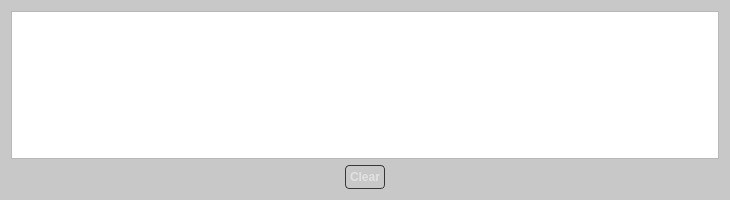
<?xml version="1.0" encoding="UTF-8"?>
<ui version="4.0">
 <class>Widget</class>
 <widget class="QWidget" name="Widget">
  <property name="enabled">
   <bool>true</bool>
  </property>
  <property name="geometry">
   <rect>
    <x>0</x>
    <y>0</y>
    <width>730</width>
    <height>200</height>
   </rect>
  </property>
  <property name="minimumSize">
   <size>
    <width>230</width>
    <height>180</height>
   </size>
  </property>
  <property name="maximumSize">
   <size>
    <width>800</width>
    <height>200</height>
   </size>
  </property>
  <property name="windowTitle">
   <string>Widget</string>
  </property>
  <property name="styleSheet">
   <string notr="true">QPushButton {
padding: 4px;
border-radius: 4px;
border: 1px solid rgba(55, 55, 55);
font-weight: bold;

background: qlineargradient(x1: 0, y1: 0, x2: 0, y2: 1,
stop: 0.01 rgba(120, 120, 120),
stop: 0.05 rgba(150, 150, 150),
stop: 0.5 rgba(120, 120, 120),
stop: 0.52 rgba(80, 80, 80),
stop: 0.9 rgba(50, 50, 50),
stop: 1.0 rgba(50, 50, 50));
color: rgba(225, 225, 225);
}

QPushButton:pressed {
background: qlineargradient(x1:0, y1:0, x2: 0, y2:1,
stop: 0.0 rgba(25, 25, 25),
stop: 0.05 rgba(25, 25, 25),
stop: 0.15 rgba(75, 75, 75),
stop: 0.85 rgba(25, 25, 25),
stop: 1.0 rgba(0, 0, 0));
color: rgba(200, 200, 200);
}

QPushButton:disabled {
background:qlineargradient(x1:0, y1:0, x2: 0, y2:1,
stop: 0.0 rgba(50, 50, 50),
stop: 0.05 rgba(100, 100, 100),
stop: 0.15 rgba(150, 150, 150),
stop: 0.85 rgba(100, 100, 100),
stop: 1.0 rgba(50, 50, 50));
}


#Widget {
	background: rgba(200, 200, 200);
border-top-left-radius: 4px;
border-top-right-radius: 4px;
border-bottom-left-radius: 2px;
border-bottom-right-radius: 2px;
background: qlineargradient(x1:0, y1:0, x2:0, y2:1,
stop: 0.0 rgba(125, 125, 125),
stop: 0.02 rgba(200, 200, 200),
stop: 0.98 rgba(200, 200, 200),
stop: 1.0 rgba(125, 125, 125));
}

QGridLayout {
border: 1px solid rgba(175, 175, 175);
border-radius: 4px;
margin: 10px;
}

</string>
  </property>
  <layout class="QGridLayout" name="gridLayout">
   <item row="2" column="0">
    <spacer name="horizontalSpacer_2">
     <property name="orientation">
      <enum>Qt::Horizontal</enum>
     </property>
     <property name="sizeHint" stdset="0">
      <size>
       <width>40</width>
       <height>20</height>
      </size>
     </property>
    </spacer>
   </item>
   <item row="2" column="1">
    <widget class="QPushButton" name="pushButton">
     <property name="sizePolicy">
      <sizepolicy hsizetype="Fixed" vsizetype="Fixed">
       <horstretch>0</horstretch>
       <verstretch>0</verstretch>
      </sizepolicy>
     </property>
     <property name="text">
      <string>Clear</string>
     </property>
    </widget>
   </item>
   <item row="2" column="2">
    <spacer name="horizontalSpacer">
     <property name="orientation">
      <enum>Qt::Horizontal</enum>
     </property>
     <property name="sizeHint" stdset="0">
      <size>
       <width>40</width>
       <height>20</height>
      </size>
     </property>
    </spacer>
   </item>
   <item row="1" column="0" colspan="3">
    <widget class="QGraphicsView" name="graphicsView">
     <property name="enabled">
      <bool>true</bool>
     </property>
     <property name="minimumSize">
      <size>
       <width>200</width>
       <height>100</height>
      </size>
     </property>
     <property name="maximumSize">
      <size>
       <width>800</width>
       <height>150</height>
      </size>
     </property>
     <property name="baseSize">
      <size>
       <width>0</width>
       <height>0</height>
      </size>
     </property>
    </widget>
   </item>
  </layout>
 </widget>
 <layoutdefault spacing="6" margin="11"/>
 <resources/>
 <connections/>
</ui>
